Frame 1 (no input): blank canvas, image omitted
Frame 60 (the mouse pressed at the canvas centre just before this capture): blank canvas, image omitted
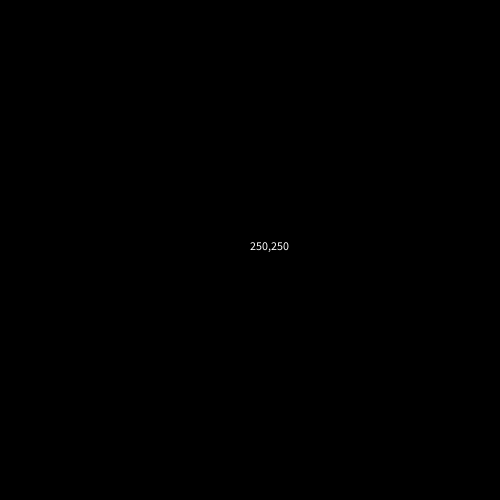
Frame 120 (the mouse held since frame 60 and released just before this capture)

The Processing sketch whose frames 1 and 60 were blank and that drew this single picture after the mouse press (run headless with seeded random() and noise(); from frame 60 on, the mouse is pressed at the canvas centre):

// Processing sketch: Muispositie_2
// ── Muispositie_2.pde
void setup() {
  size(500, 500);
}


void draw() {
background(000000);
String mouseLocatie = mouseX+","+mouseY;
int textPossX = height / 2;
int textPossY = width / 2;
 
fill(#ffffff);
text(mouseLocatie, textPossX, textPossY);
};
